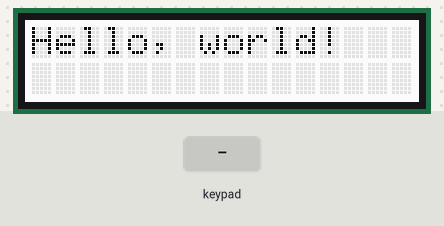
Simulated run of this sketch. Board: Arduino Uno, built with avr-gcc and run on an emulated ATmega328P. On the bench: 16×2 character LCD. The inputs (shaded band) are chosen by the test bench. What the sketch prints to the serial monitor is not drawn.

Above: at 1.2 s.
1.3 s: key 'U' pressed
At 2.4 s:
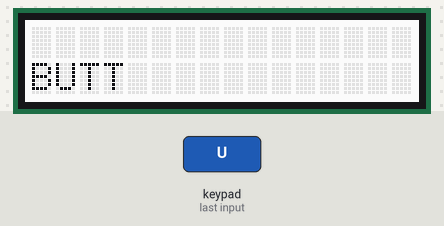
2.8 s: key 'D' pressed
At 3.6 s:
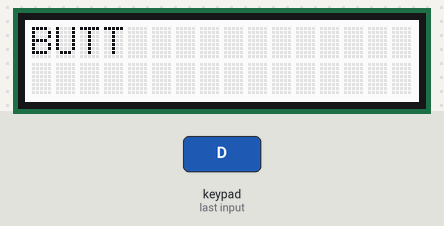
4.3 s: key 'S' pressed
Timing chart, 0 to 7.3 s (numbered marks = the images above; inputs shaded):
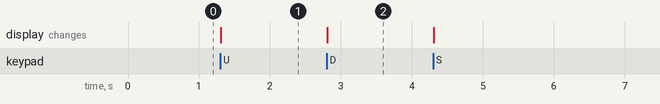

Measured:
- after the input at 1.3 s, the display: changes at once (image 1)
- after the input at 2.8 s, the display: changes at once (image 2)

The sketch:

lcd_test1.ino
```cpp
/*********************

Example code for the Adafruit RGB Character LCD Shield and Library

This code displays text on the shield, and also reads the buttons on the keypad.
When a button is pressed, the backlight changes color.

**********************/

// include the library code:
#include <Wire.h>
#include <Adafruit_MCP23017.h>
#include <Adafruit_RGBLCDShield.h>

// The shield uses the I2C SCL and SDA pins. On classic Arduinos
// this is Analog 4 and 5 so you can't use those for analogRead() anymore
// However, you can connect other I2C sensors to the I2C bus and share
// the I2C bus.
Adafruit_RGBLCDShield lcd = Adafruit_RGBLCDShield();

// These #defines make it easy to set the backlight color
#define RED 0x1
#define YELLOW 0x3
#define GREEN 0x2
#define TEAL 0x6
#define BLUE 0x4
#define VIOLET 0x5
#define WHITE 0x7
int xposition = 0;
int yposition = 0;

void setup() {
  // Debugging output
  Serial.begin(9600);
  // set up the LCD's number of columns and rows:
  lcd.begin(16, 2);

  // Print a message to the LCD. We track how long it takes since
  // this library has been optimized a bit and we're proud of it :)
  int time = millis();
  lcd.print("Hello, world!");
  time = millis() - time;
  Serial.print("Took "); Serial.print(time); Serial.println(" ms");
  lcd.setBacklight(WHITE);
}

uint8_t i=0;
void loop() {
  // set the cursor to column 0, line 1
  // (note: line 1 is the second row, since counting begins with 0):
  //lcd.setCursor(0, 1);
  // print the number of seconds since reset:
  //lcd.print(millis()/1000);

  uint8_t buttons = lcd.readButtons();

  if (buttons) {
    lcd.clear();
 //   lcd.setCursor(0,0);
    if (buttons & BUTTON_UP) {
      yposition = yposition + 1;
      if(yposition >1){
        yposition = 0;
      }
    }
    if (buttons & BUTTON_DOWN) {
      yposition = yposition - 1;
      if(yposition < 0){
      yposition = 1;
      }
    }
    if (buttons & BUTTON_LEFT) {
      xposition = xposition - 1;
      if(xposition < 0){
        xposition = 16;
      }

    }
    if (buttons & BUTTON_RIGHT) {
      xposition = xposition + 1;
      if(xposition > 16){
        xposition = 0;
      }

    }
    if (buttons & BUTTON_SELECT) {
      lcd.setCursor(1, 1);
      lcd.print("^");

    }
  lcd.setCursor(xposition, yposition);
  lcd.print("BUTT");
}

}
```
